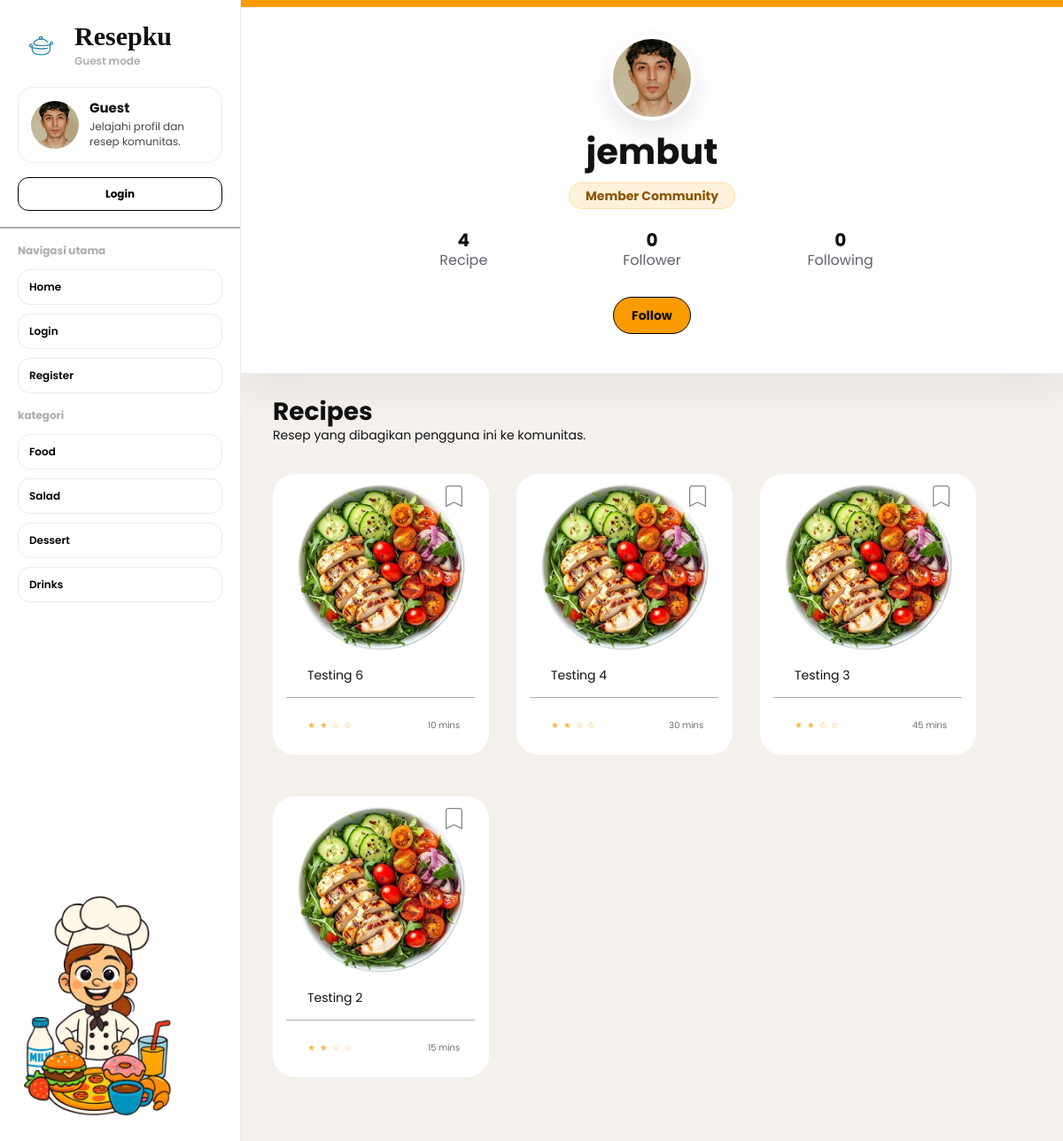
The app's page /profil/?id=2 with its own data.
### tables this page shows
CREATE TABLE `pengguna` (
  `pengguna_id` bigint UNSIGNED NOT NULL,
  `nama_pengguna` varchar(50) NOT NULL,
  `email` varchar(100) NOT NULL,
  `kata_sandi` varchar(255) NOT NULL,
  `foto_profil` varchar(255) DEFAULT NULL,
  `bio` text,
  `role` enum('pengguna','admin') NOT NULL DEFAULT 'pengguna',
  `status` enum('aktif','nonaktif') NOT NULL DEFAULT 'aktif',
  `dibuat_pada` timestamp NULL DEFAULT CURRENT_TIMESTAMP
);

CREATE TABLE `recipes` (
  `resep_id` bigint UNSIGNED NOT NULL,
  `pengguna_id` bigint UNSIGNED NOT NULL,
  `nama_resep` varchar(255) NOT NULL,
  `deskripsi` text,
  `langkah_resep` text,
  `waktu_memasak` int DEFAULT NULL,
  `porsi` int DEFAULT NULL,
  `foto_resep` varchar(255) DEFAULT NULL,
  `kategori` varchar(100) DEFAULT NULL,
  `tingkat_kesulitan` enum('mudah','sedang','sulit') NOT NULL DEFAULT 'sedang',
  `dibuat_pada` timestamp NULL DEFAULT CURRENT_TIMESTAMP
);

### config/helpers.php (called while the page is built, shortened)
<?php
function csrfToken(): string
{
    return $_SESSION['csrf_token'];
}
function e(?string $value): string
{
    return htmlspecialchars((string) $value, ENT_QUOTES, 'UTF-8');
}

### config/db.php (called while the page is built, shortened)
<?php
function db(): PDO
{
    static $pdo = null;
    if ($pdo instanceof PDO) {
        return $pdo;
    }
    $host = env('DB_HOST', '127.0.0.1');
    $port = env('DB_PORT', '3306');
    $database = env('DB_DATABASE', 'resepku');
    $username = env('DB_USERNAME', 'root');
    $password = env('DB_PASSWORD', '');
    $dsn = "mysql:host={$host};port={$port};dbname={$database};charset=utf8mb4";
    $pdo = new PDO($dsn, $username, $password, [
        PDO::ATTR_ERRMODE => PDO::ERRMODE_EXCEPTION,
        PDO::ATTR_DEFAULT_FETCH_MODE => PDO::FETCH_ASSOC,
        PDO::ATTR_EMULATE_PREPARES => false,
    ]);
    return $pdo;
}

### data/recipe_repository.php (called while the page is built, shortened)
<?php
require_once __DIR__ . '/../config/db.php';
function recipe_asset_path(?string $path): string
{
    $path = trim((string) $path);
    if (str_starts_with($path, '../') || str_starts_with($path, './')) {
        return $path;
    }
    return '../' . ltrim($path, '/');
}
function recipe_row_to_card(array $row): array
{
    $id = (int) ($row['resep_id'] ?? 0);
    $title = (string) ($row['nama_resep'] ?? '');
    $image = recipe_asset_path($row['foto_resep'] ?? null);
    return [
        'id' => $id,
        'user_id' => (int) ($row['user_id'] ?? 0),
        'title' => $title !== '' ? $title : 'Untitled Recipe',
        'slug' => $row['slug'] ?? ($id > 0 ? 'recipe-' . $id : 'recipe-preview'),
        'image' => $image,
        'author' => $row['author'] ?? 'ResepKu Team',
        'author_avatar' => recipe_asset_path($row['author_avatar'] ?? '../assets/img/home-profile.png'),
        'cook_time' => recipe_format_cook_time($row['waktu_memasak'] ?? null),
        'servings' => recipe_format_servings($row['porsi'] ?? null),
        'difficulty' => recipe_format_difficulty($row['tingkat_kesulitan'] ?? null),
        'rating' => isset($row['rating_value']) ? (float) $row['rating_value'] : 0.0,
        'likes_count' => (int) ($row['likes_count'] ?? 0),
        'favorites_count' => (int) ($row['favorites_count'] ?? 0),
        'summary' => (string) ($row['summary'] ?? ''),
        'description' => (string) ($row['deskripsi'] ?? ''),
        'ingredients' => $row['ingredients'] ?? [],
        'tools' => $row['tools'] ?? [],
        'steps' => $row['steps'] ?? [],
        'category' => (string) ($row['kategori'] ?? ''),
        'related' => $row['related'] ?? [],
    ];
}
function recipe_format_cook_time(mixed $minutes): string
{
    return ((int) $minutes) . ' mins';
}
function recipe_format_servings(mixed $servings): string
{
    $servings = (int) $servings;
    return $servings . ($servings === 1 ? ' serving' : ' servings');
}
function recipe_format_difficulty(mixed $difficulty): string
{
    return match ((string) $difficulty) {
        'mudah' => 'Easy',
        'sedang' => 'Medium',
        'sulit' => 'Hard',
        default => '-',
    };
}
function recipe_parse_list(?string $value): array
{
    $value = trim((string) $value);
    $parts = preg_split('/\r\n|\r|\n/', $value);
    $items = [];
    foreach ($parts as $part) {
        $item = trim(preg_replace('/^\s*[-•\d.\)]\s*/', '', (string) $part));
        if ($item !== '') {
            $items[] = $item;
        }
    }
    return $items;
}
function recipe_user_profile_db(int $userId): ?array
{
    $sql = <<<SQL
        SELECT
            p.pengguna_id,
            p.nama_pengguna,
            p.email,
            p.foto_profil,
            p.bio,
            p.role,
            p.status,
            p.dibuat_pada,
            (
                SELECT COUNT(*)
                FROM recipes r
                WHERE r.pengguna_id = p.pengguna_id
            ) AS recipe_count,
            (
                SELECT COUNT(*)
                FROM following f
                WHERE f.following_id_user = p.pengguna_id
            ) AS follower_count,
            (
                SELECT COUNT(*)
                FROM following f
                WHERE f.follower_id = p.pengguna_id
            ) AS following_count
        FROM pengguna p
        WHERE p.pengguna_id = :user_id
        LIMIT 1
    SQL;
    $stmt = db()->prepare($sql);
    $stmt->execute([':user_id' => $userId]);
    $row = $stmt->fetch();
    return [
        'id' => (int) $row['pengguna_id'],
        'name' => (string) $row['nama_pengguna'],
        'email' => (string) $row['email'],
        'avatar' => recipe_asset_path($row['foto_profil'] ?? '../assets/img/home-profile.png'),
        'bio' => trim((string) ($row['bio'] ?? '')),
        'role' => (string) ($row['role'] ?? 'pengguna'),
        'status' => (string) ($row['status'] ?? 'aktif'),
        'joined_at' => (string) ($row['dibuat_pada'] ?? ''),
        'recipe_count' => (int) ($row['recipe_count'] ?? 0),
        'follower_count' => (int) ($row['follower_count'] ?? 0),
        'following_count' => (int) ($row['following_count'] ?? 0),
    ];
}
function recipe_user_recipes_db(int $userId, int $limit = 12): array
{
    $sql = <<<SQL
        SELECT
            r.resep_id,
            r.nama_resep,
            r.foto_resep,
            r.waktu_memasak,
            r.porsi,
            r.tingkat_kesulitan,
            r.kategori,
            r.deskripsi,
            r.langkah_resep,
            p.nama_pengguna AS author_name,
            p.foto_profil AS author_avatar
        FROM recipes r
        INNER JOIN pengguna p ON p.pengguna_id = r.pengguna_id
        WHERE r.pengguna_id = :user_id
        ORDER BY r.dibuat_pada DESC, r.resep_id DESC
        LIMIT :limit
    SQL;
    $stmt = db()->prepare($sql);
    $stmt->bindValue(':user_id', $userId, PDO::PARAM_INT);
    $stmt->bindValue(':limit', $limit, PDO::PARAM_INT);
    $stmt->execute();
    $recipes = [];
    foreach ($stmt->fetchAll() as $row) {
        $recipes[] = recipe_row_to_card([
            'resep_id' => $row['resep_id'],
            'nama_resep' => $row['nama_resep'],
            'foto_resep' => $row['foto_resep'],
            'waktu_memasak' => $row['waktu_memasak'],
            'porsi' => $row['porsi'],
            'tingkat_kesulitan' => $row['tingkat_kesulitan'],
            'kategori' => $row['kategori'],
            'summary' => $row['deskripsi'] ?? '',
            'deskripsi' => $row['deskripsi'] ?? '',
            'author' => $row['author_name'] ?? 'ResepKu Team',
            'author_avatar' => $row['author_avatar'] ?? '../assets/img/home-profile.png',
            'ingredients' => [],
            'tools' => [],
            'steps' => recipe_parse_list($row['langkah_resep'] ?? ''),
        ]);
    }
    return $recipes;
}

### profil/index.php (the view, shortened to what this page needs)
<?php
require_once __DIR__ . '/../config/helpers.php';
require_once __DIR__ . '/../data/recipe_repository.php';
$currentUserId = (int) ($_SESSION['user']['id'] ?? 0);
$requestedUserId = (int) ($_GET['id'] ?? 0);
$isPublicProfile = $requestedUserId > 0;
$profileUserId = $isPublicProfile ? $requestedUserId : $currentUserId;
$profile = $profileUserId > 0 ? recipe_user_profile_db($profileUserId) : null;
$isUnavailable = $profile === null || ($isPublicProfile && $profile['status'] !== 'aktif');
$isFollowingProfile = !$isUnavailable && $isPublicProfile && $currentUserId > 0
    ? recipe_is_following_db($currentUserId, $profileUserId)
    : false;
$recipes = !$isUnavailable ? recipe_user_recipes_db($profileUserId, 12) : [];
$sidebarProfile = $currentUserId > 0 ? recipe_user_profile_db($currentUserId) : null;
$sidebarName = $sidebarProfile['name'] ?? 'Guest';
$sidebarAvatar = $sidebarProfile['avatar'] ?? '../assets/img/home-profile.png';
$sidebarBio = $sidebarProfile['bio'] ?? '';
?>
<!DOCTYPE html>
<html lang="id">
<head>
    <link rel="stylesheet" href="../assets/css/style.css">
</head>
<body class="profile-page" data-guest-mode="<?= $currentUserId > 0 ? '0' : '1' ?>" data-csrf-token="<?= e(csrfToken()) ?>">
    <aside class="home-sidebar" data-node-id="16:154">
        <div class="home-sidebar__profile">
            <div class="home-sidebar__brand">
                <img src="../assets/img/resepku-logo.png" alt="" class="home-sidebar__logo">
                <div>
                    <p class="home-sidebar__name">Resepku</p>
                    <p class="home-sidebar__status"><?= $currentUserId > 0 ? 'Signed in' : 'Guest mode' ?></p>
                </div>
            </div>
            <div class="home-sidebar__identity">
                <img src="<?= e($sidebarAvatar) ?>" alt="<?= e($sidebarName) ?>" class="home-sidebar__avatar">
                <div class="home-sidebar__welcome">
                    <strong><?= e($sidebarName) ?></strong>
                    <span><?= $sidebarBio !== '' ? e($sidebarBio) : ($currentUserId > 0 ? 'Kelola akun dan resep publik kamu dari sini.' : 'Jelajahi profil dan resep komunitas.') ?></span>
                </div>
            </div>
            <?php if ($currentUserId > 0): ?>
                <a href="../auth/logout.php" class="home-sidebar__logout">Log Out</a>
            <?php else: ?>
                <a href="../auth/login.php" class="home-sidebar__logout">Login</a>
            <?php endif; ?>
        </div>
        <div class="home-sidebar__divider"></div>
        <p class="home-sidebar__label">Navigasi utama</p>
        <nav class="home-sidebar__nav home-sidebar__nav--primary" aria-label="Navigasi Profil">
            <a href="../home/">Home</a>
            <?php if ($currentUserId > 0): ?>
                <a class="<?= !$isPublicProfile ? 'is-active' : '' ?>" href="../profil/">Profile</a>
                <a href="../resep/myresep.php">My Recipes</a>
                <a href="../resep/buat.php">Add Recipe</a>
                <a href="../resep/favorite.php">Favorite</a>
            <?php else: ?>
                <a href="../auth/login.php">Login</a>
                <a href="../auth/register.php">Register</a>
            <?php endif; ?>
        </nav>
        <p class="home-sidebar__label home-sidebar__label--compact">kategori</p>
        <nav class="home-sidebar__nav home-sidebar__nav--categories" aria-label="Kategori resep">
            <a href="../home/?category=food">Food</a>
            <a href="../home/?category=salad">Salad</a>
            <a href="../home/?category=dessert">Dessert</a>
            <a href="../home/?category=drinks">Drinks</a>
        </nav>
        <img src="../assets/img/chef-illustration.png" alt="" class="home-sidebar__chef">
    </aside>
    <main class="profile-main">
        <?php if ($isUnavailable): ?>
            <section class="profile-hero" aria-label="Profil tidak tersedia">
                <div class="profile-hero__content">
                    <img class="profile-hero__avatar" src="../assets/img/home-profile.png" alt="">
                    <h1 class="profile-hero__name">Profile tidak tersedia</h1>
                    <p class="profile-hero__message">User tidak aktif, tidak bisa melihat profile.</p>
                    <div class="profile-actions">
                        <a class="profile-actions__primary" href="../home/">Kembali ke Home</a>
                    </div>
                </div>
            </section>
        <?php else: ?>
        <section class="profile-hero" aria-label="Profil pengguna">
            <div class="profile-hero__content">
                <img class="profile-hero__avatar" src="<?= e($profile['avatar']) ?>" alt="<?= e($profile['name']) ?>">
                <h1 class="profile-hero__name"><?= e($profile['name']) ?></h1>
                <div class="profile-hero__badge">
                    <?= $profile['role'] === 'admin' ? 'Admin Community' : 'Member Community' ?>
                </div>
                <div class="profile-stats" aria-label="Statistik profil">
                    <div class="profile-stat">
                        <strong><?= e((string) $profile['recipe_count']) ?></strong>
                        <span>Recipe</span>
                    </div>
                    <div class="profile-stat">
                        <strong data-follower-count><?= e((string) $profile['follower_count']) ?></strong>
                        <span>Follower</span>
                    </div>
                    <div class="profile-stat">
                        <strong><?= e((string) $profile['following_count']) ?></strong>
                        <span>Following</span>
                    </div>
                </div>
                <div class="profile-actions">
                    <?php if ($isPublicProfile): ?>
                        <button
                            class="profile-actions__primary<?= $isFollowingProfile ? ' is-active' : '' ?>"
                            type="button"
                            data-guest-gate
                            data-social-action="follow"
                            data-user-id="<?= e((string) $profileUserId) ?>"
                        ><?= $isFollowingProfile ? 'Following' : 'Follow' ?></button>
                    <?php else: ?>
                        <a class="profile-actions__primary" href="../resep/buat.php">Add Recipe</a>
                        <a class="profile-actions__secondary" href="../auth/logout.php">Logout</a>
                    <?php endif; ?>
                </div>
            </div>
        </section>
        <section class="profile-section" aria-label="<?= $isPublicProfile ? 'Daftar resep pengguna' : 'Daftar resep saya' ?>">
            <div class="profile-section__head">
                <div>
                    <h2><?= $isPublicProfile ? 'Recipes' : 'My Recipes' ?></h2>
                    <p><?= $isPublicProfile ? 'Resep yang dibagikan pengguna ini ke komunitas.' : 'Resep yang kamu bagikan ke komunitas.' ?></p>
                </div>
            </div>
            <?php if ($recipes === []): ?>
                <div class="profile-empty-wrap">
                    <article class="profile-empty">
                        <h2>Belum ada resep</h2>
                        <p><?= $isPublicProfile ? 'Belum ada resep dari pengguna ini.' : 'Buat resep pertama supaya profilmu langsung terisi.' ?></p>
                        <?php if (!$isPublicProfile): ?>
                            <a href="../resep/buat.php">Tambah resep</a>
                        <?php endif; ?>
                    </article>
                </div>
            <?php else: ?>
                <section class="recipe-grid profile-grid" aria-label="Resep profil">
                    <?php foreach ($recipes as $recipe): ?>
                        <article class="recipe-card" data-node-id="16:155">
                            <?php if (!empty($recipe['id'])): ?>
                                <a class="recipe-card__link" href="../resep/detail.php?id=<?= e((string) $recipe['id']) ?>">
                                </a>
                            <?php endif; ?>
                            <img class="recipe-card__image" src="<?= e($recipe['image']) ?>" alt="<?= e($recipe['title']) ?>">
                            <button class="recipe-card__bookmark" type="button" aria-label="Simpan resep">
                                <img src="../assets/img/icon-bookmark.svg" alt="">
                            </button>
                            <h2><?= e($recipe['title']) ?></h2>
                            <div class="recipe-card__line"></div>
                            <div class="recipe-card__meta">
                                <span class="recipe-card__stars">★ ★ ☆ ☆</span>
                                <span><?= e($recipe['cook_time']) ?></span>
                            </div>
                        </article>
                    <?php endforeach; ?>
                </section>
            <?php endif; ?>
        </section>
        <?php endif; ?>
    </main>
</body>
</html>

### records on screen
pengguna: nama_pengguna "jembut"
recipes: nama_resep "Testing 6", cook_time "10 mins"
recipes: nama_resep "Testing 4", cook_time "30 mins"
recipes: nama_resep "Testing 3", cook_time "45 mins"
recipes: nama_resep "Testing 2", cook_time "15 mins"

### other values on screen
$sidebarName "Guest"
$profile['recipe_count'] "4"
$profile['follower_count'] "0"
$profile['following_count'] "0"
